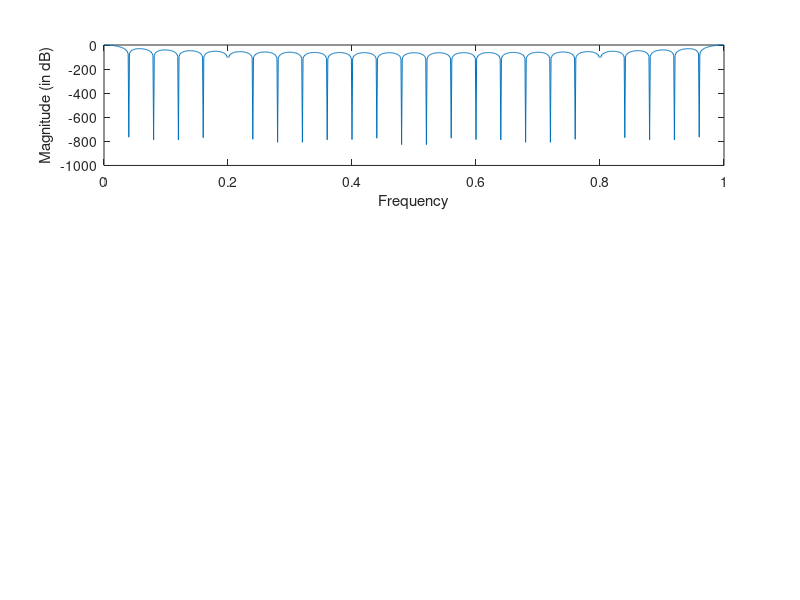

MATLAB code for this plot: (Note: this script raises an error after producing the figure.)
figure('Name',['Rectangle'])
for M = [25,50,100]
	subplot(3,1,log2(M/25)+1);
	%i
	wi=ones(1,M);
	f=fft(wi,1000);
	N=length(f);
	magn= abs(f)/M;
	magn=20*log(magn);
	plot([0:N-1]*(1/N),magn);
	xlabel('Frequency');
	ylabel('Magnitude (in dB)');
	title(['Rectangle Window ' num2text(M) ' Samples']);
end
saveas(gcf,'output/task2a.png')

figure('Name',['Hamming'])

for M = [25,50,100]
	subplot(3,1,log2(M/25)+1);
	%ii
	wi=hamming(M);
	f=fft(wi,1000);
	N=length(f);
	magn= abs(f)/M;
	magn=20*log(magn);
	plot([0:N-1]*(1/N),magn);
	xlabel('Frequency');
	ylabel('Magnitude (in dB)');
	title(['Hamming Window ' num2text(M) ' Samples']);
end
saveas(gcf,'output/task2b.png')

figure('Name',['Hanning'])

for M = [25,50,100]
	subplot(3,1,log2(M/25)+1);
	%iii
	wi=hanning(M);
	f=fft(wi,1000);
	N=length(f);
	magn= abs(f)/M;
	magn=20*log(magn);
	plot([0:N-1]*(1/N),magn);
	xlabel('Frequency');
	ylabel('Magnitude (in dB)');
	title(['Hanning Window ' num2text(M) ' Samples']);
end
saveas(gcf,'output/task2c.png')